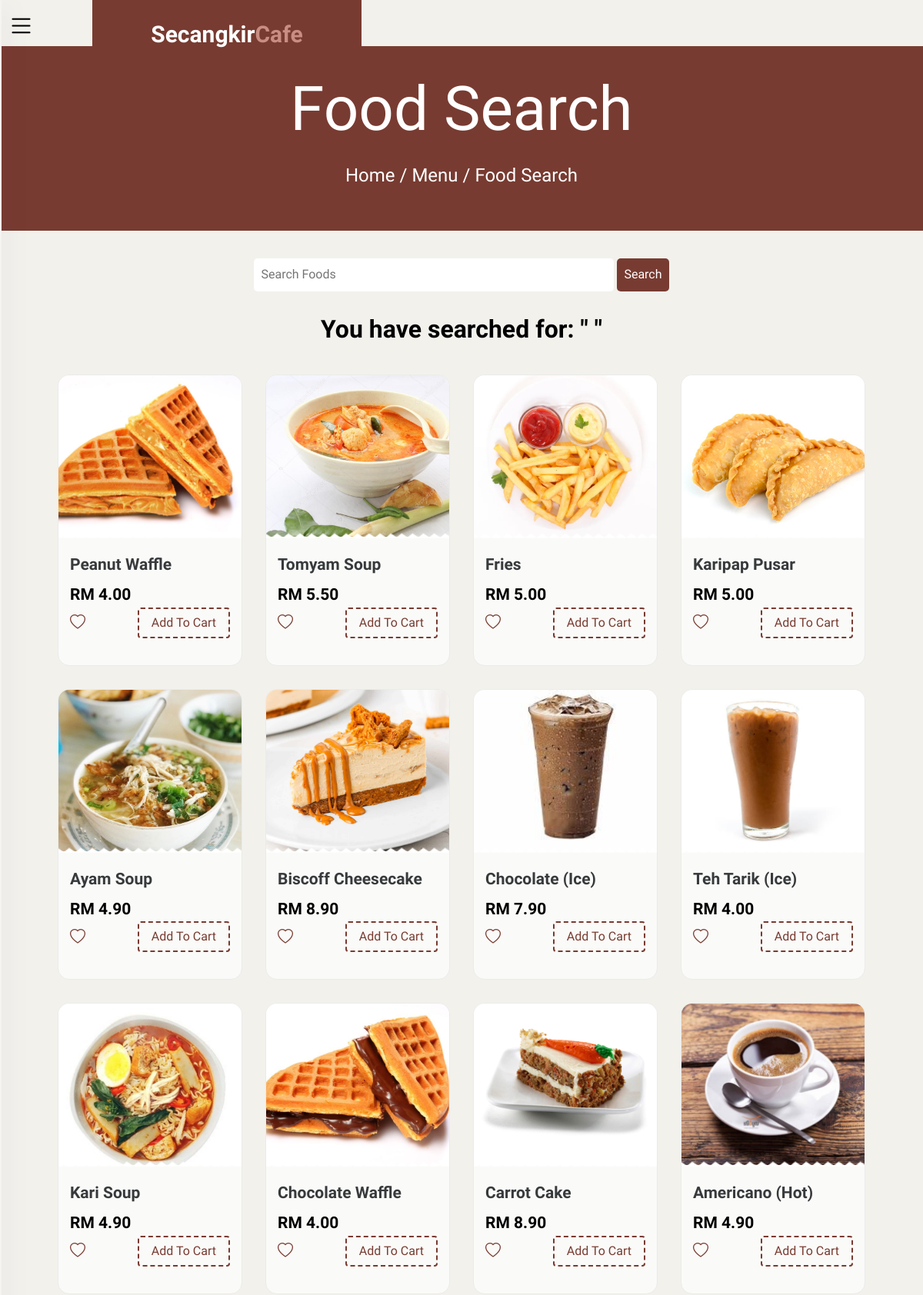
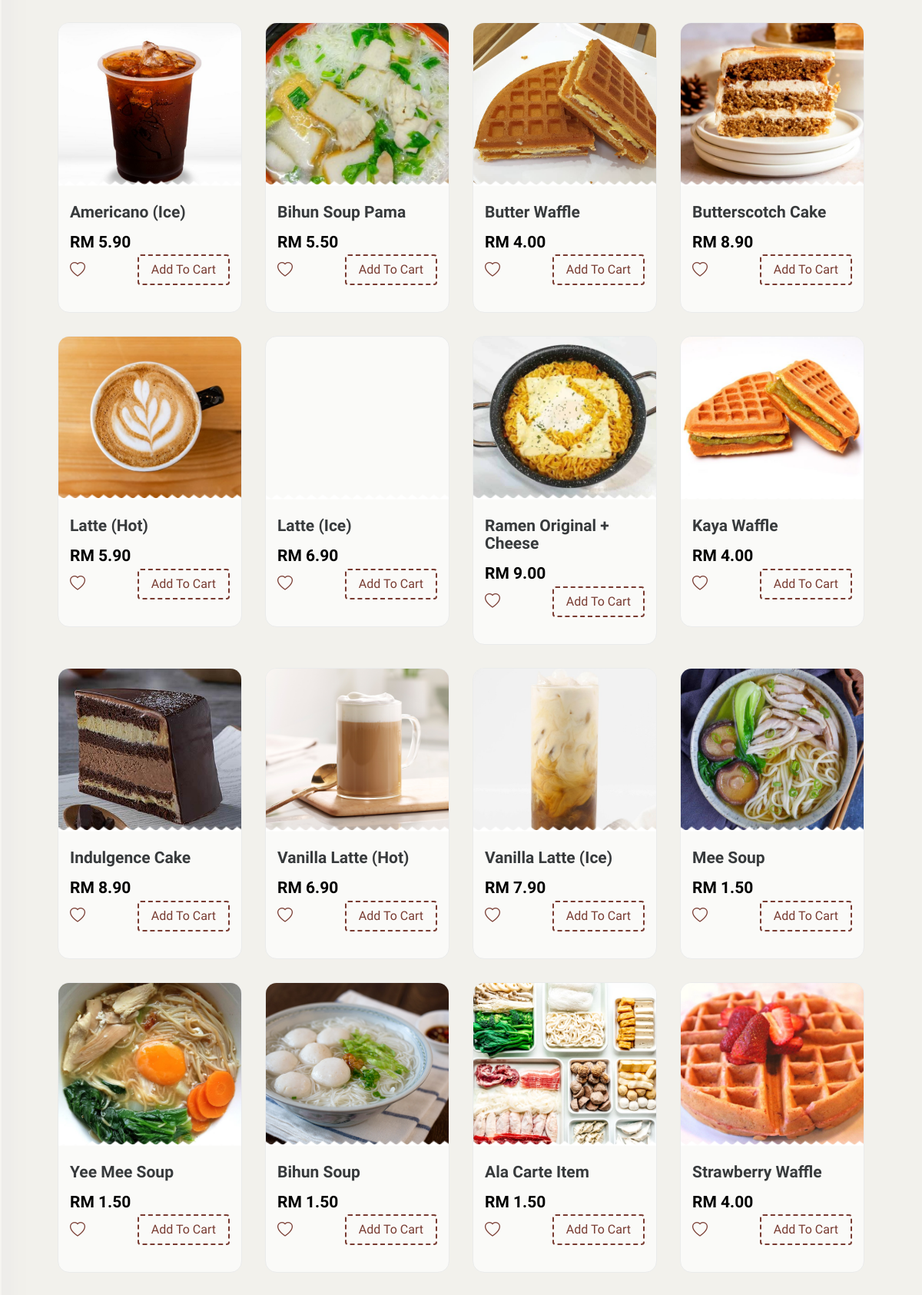
The page /food-search.php (upper part) on the database its author committed (2 pictures, top to bottom).
### tables this page shows
CREATE TABLE `food` (
  `food_id` int(6) NOT NULL,
  `category_id` int(11) NOT NULL,
  `food_name` varchar(255) NOT NULL,
  `net_price` decimal(10,2) NOT NULL,
  `food_image` varchar(255) NOT NULL,
  `updation_date` timestamp NOT NULL DEFAULT current_timestamp() ON UPDATE current_timestamp()
);

### food-search.php (the view, shortened to what this page needs)
<!DOCTYPE html>
<html lang="en">
    <head>
	    <link href="https://stackpath.bootstrapcdn.com/font-awesome/4.7.0/css/font-awesome.min.css" rel="stylesheet" type="text/css">
	    <link rel="stylesheet" type="text/css" href="https://cdnjs.cloudflare.com/ajax/libs/font-awesome/5.15.1/css/all.min.css">
        <link href="css/main.css" rel="stylesheet">
        <link href="css/menu.css" rel="stylesheet">
        <link href="css/bootstrap.min.css" rel="stylesheet">
        <link href="css/font-awesome.min.css" rel="stylesheet">
    </head>
    <body>
        <header>
            <?php include('includes/main-header.php');?>
        </header>
        <div class="tablecontainer">
            <h1>food search</h1>
            <p><a href="index.php">Home</a> / <a href="menu.php">Menu</a> <span> / Food Search</span></p>
        </div>
        <div class="content-container">
            <?php include('includes/search-bar.php');?>
            <section class="popular">
                <div class="container">
                    <div class="container1">
                        <?php
                            $search = $_POST['search'];
                        ?>
                        <h2 class="text-center">You have searched for: " <?php echo $search; ?> "</h2>
                    </div>
                    <div class="row">
					    <?php
                            $sql = "SELECT * FROM food WHERE food_name LIKE '%$search%' OR net_price LIKE '%$search%'";
                            $res = mysqli_query($conn, $sql);
                            $count = mysqli_num_rows($res);
                            if($count>0)
                            {
                                while($row=mysqli_fetch_assoc($res))
                                {
                                    $food_id = $row['food_id'];
                                    $food_name = $row['food_name'];
                                    $net_price = $row['net_price'];
                                    $food_image = $row['food_image'];
                                    ?>
                                    <div class="col-xs-6 col-sm-4 col-md-3 food-item">
                                        <div class="food-item-wrap">
                                            <?php
                                                if($food_image=="")
                                                {
                                                    echo "<div class='error'>Image not Available.</div>";
                                                }
                                                else
                                                {
                                                    ?>
                                                    <div class="figure-wrap bg-image" data-image-src="image/food/<?php echo $food_image; ?>"></div>
                                                    <?php
                                                }
                                            ?>
                                            <div class="content">
                                                <h5><a><?php echo $food_name; ?></a></h5>
                                                <div class="price-btn-block"> <span class="price">RM <?php echo $net_price; ?></span></div>
                                                <div class="button-container">
                                                <?php
                                                if (isset($_SESSION['customer_id'])) {
                                                ?>
                                                    <form action="wishlist.php" method="post">
                                                        <input type="hidden" name="food_id" value="<?php echo $food_id; ?>">
                                                        <input type="hidden" name="food_name" value="<?php echo $food_name; ?>">
                                                        <input type="hidden" name="net_price" value="<?php echo $net_price; ?>">
                                                        <input type="hidden" name="food_image" value="<?php echo $food_image; ?>">
                                                        <button type="submit" name="add_to_wishlist" class="cart-button"><i class="bi bi-heart"></i></button>
                                                    </form>
                                                    <form action="cart.php" method="post">
                                                        <input type="hidden" name="food_id" value="<?php echo $food_id; ?>">
                                                        <input type="hidden" name="food_name" value="<?php echo $food_name; ?>">
                                                        <input type="hidden" name="net_price" value="<?php echo $net_price; ?>">
                                                        <input type="hidden" name="food_image" value="<?php echo $food_image; ?>">
                                                        <button type="submit" name="add_to_cart" class="btn theme-btn-dash pull-right">Add To Cart</button>
                                                    </form>
                                                <?php
                                                }else{
                                                    ?>
                                                    <form action="login.php" method="post">
                                                        <button type="submit" name="add_to_wishlist" class="cart-button"><i class="bi bi-heart"></i></button>
                                                    </form>
                                                    <form action="login.php" method="post">
                                                        <button type="submit" name="add_to_cart" class="btn theme-btn-dash pull-right">Add To Cart</button>
                                                    </form>
                                                    <?php
                                                }?>
                                                </div>
                                            </div>
                                        </div>
                                    </div>
                                    <?php
                                }
                            }
                            else
                            {
                                echo "<div class='error text-center'>Food not found.</div>";
                            }
					    ?>
                    </div>
                </div>
            </section>
        </div>
    </body>
</html>

### css/main.css (style rules this page uses)
:root { --primary-color: #c98d83; --secondary : #783b31; --bg: #f2f1ec; --black: #000; --white: #fff; --box-shadow: 0 .5rem 1rem rgba(0, 0, 0, 0.1); }
* { margin: 0%; padding:0%; box-sizing: border-box; font-family: 'Vidaloka', sans-serif; }
body { margin: 0; padding: 0; display: flex; flex-direction: column; min-height: 100vh; }
header { position: relative; width: 100%; background: var(--bg); padding: 10px 60px; display: flex; flex-wrap: wrap; }
.row { display: flex; flex-wrap: wrap; }
@media screen and (max-width: 1250px) { header { padding: 30px; } }
.tablecontainer { display: flex; align-items: center; justify-content: center; gap: 1rem; flex-flow: column; background-color: var(--secondary); min-height: 15rem; }
.tablecontainer h1 { font-size: 5rem; color: var(--white); text-transform: capitalize; }
.tablecontainer p { font-size: 1.5rem; color: white; text-decoration: none; }
.tablecontainer p a { color: #fff; text-decoration: none; }
.tablecontainer p span { color: #fff; }
.cart-button { background: none; border: none; padding: 0; margin-left: auto; font-size: 20px; color: #fff; cursor: pointer; margin-top: 5px; }

### css/menu.css (style rules this page uses)
.content-container { display: block; justify-content: center; align-items: center; min-height: 50vh; background: var(--bg); }
.container1 { width: 80%; margin: 0 auto; padding: 1%; }
h2 { color: #000000 !important; font-weight: 700 !important; }
.container1 h2 { margin-bottom: 30px; }
.text-center { text-align: center; }
.popular { padding-top: 10px; padding-bottom:20px; background-size: 100%; }
.popular .container { max-width: 1270px; width: 90%; }
.food-item-wrap { border: 1px solid #eaebeb; border-radius: 15px; overflow: hidden; margin-bottom: 30px; background: #fafaf8; }
.food-item-wrap h5 a { color: #25282b; font-size: 21px; font-weight: 600; }
.food-item-wrap .price { font-size: 21px; font-weight: 700; color: #000; margin-top: 4px; display: inline-block; }
.food-item-wrap .content { padding: 25px 15px 35px; }
.food-item-wrap .content a { cursor: default; }
.food-item-wrap .figure-wrap { position: relative; height: 210px; }
.food-item-wrap .figure-wrap:after { position: absolute; bottom: -1px; left: 0; content: ""; background: url(../image/zig-zag.png); filter: hue-rotate(250deg); width: 100%; height: 5px; transform: scale(1.2); }
.btn.theme-btn-dash { border: 2px dashed var(--secondary); background-color: transparent; color: var(--secondary); }
.cart-button { background: none; border: none; padding: 0; margin-left: auto; font-size: 20px; color: var(--secondary); cursor: pointer; margin-top: 5px; outline: none !important; }
.button-container { display: flex; justify-content: space-between; }

### rows shown on the page
food: food_image (picture), food_name "Peanut Waffle", net_price "4.00"
food: food_image (picture), food_name "Tomyam Soup", net_price "5.50"
food: food_image (picture), food_name "Fries", net_price "5.00"
food: food_image (picture), food_name "Karipap Pusar", net_price "5.00"
food: food_image (picture), food_name "Ayam Soup", net_price "4.90"
food: food_image (picture), food_name "Biscoff Cheesecake", net_price "8.90"
food: food_image (picture), food_name "Chocolate (Ice)", net_price "7.90"
food: food_image (picture), food_name "Teh Tarik (Ice)", net_price "4.00"
food: food_image (picture), food_name "Kari Soup", net_price "4.90"
food: food_image (picture), food_name "Chocolate Waffle", net_price "4.00"
food: food_image (picture), food_name "Carrot Cake", net_price "8.90"
food: food_image (picture), food_name "Americano (Hot)", net_price "4.90"
food: food_image (picture), food_name "Americano (Ice)", net_price "5.90"
food: food_image (picture), food_name "Bihun Soup Pama", net_price "5.50"
food: food_image (picture), food_name "Butter Waffle", net_price "4.00"
food: food_image (picture), food_name "Butterscotch Cake", net_price "8.90"
food: food_image (picture), food_name "Latte (Hot)", net_price "5.90"
food: food_name "Latte (Ice)", net_price "6.90"
food: food_image (picture), food_name "Ramen Original + Cheese", net_price "9.00"
food: food_image (picture), food_name "Kaya Waffle", net_price "4.00"
food: food_image (picture), food_name "Indulgence Cake", net_price "8.90"
food: food_image (picture), food_name "Vanilla Latte (Hot)", net_price "6.90"
food: food_image (picture), food_name "Vanilla Latte (Ice)", net_price "7.90"
food: food_image (picture), food_name "Mee Soup", net_price "1.50"
food: food_image (picture), food_name "Yee Mee Soup", net_price "1.50"
food: food_image (picture), food_name "Bihun Soup", net_price "1.50"
food: food_image (picture), food_name "Ala Carte Item", net_price "1.50"
food: food_image (picture), food_name "Strawberry Waffle", net_price "4.00"
